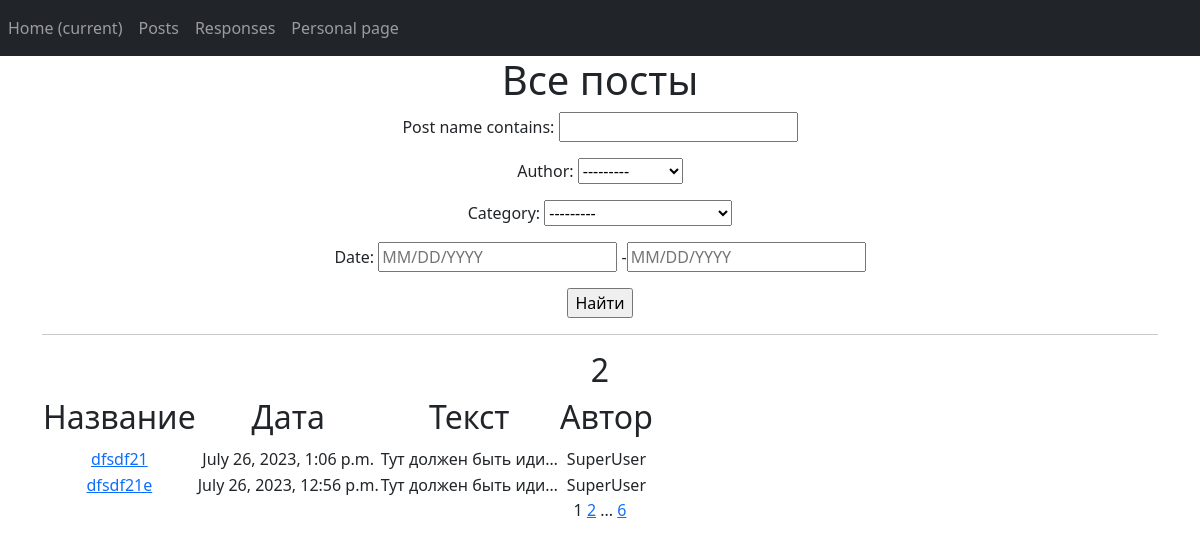
/posts/, run on the app's committed database.
### board/models.py (models this page shows, shortened)
class Post(models.Model):
    author = models.ForeignKey(Author, on_delete=models.CASCADE)
    time_in = models.DateTimeField(auto_now_add=True)
    post_name = models.CharField(max_length=100)
    post_text = models.TextField(default="Тут должен быть идиотский контент, а будет абракадабра, для проверки задания: дурак ываываываф идиот ыафыаываывфа мудак ываф ываф ывп фывп фвап фвп выа фывп фыва выа ыфвп выа фыв афвыа ывф.")
    category = models.ManyToManyField(Category, through='PostCategory')
    file = models.FileField(upload_to='my_downloads', blank=True)

class Author(models.Model):
    user = models.OneToOneField(User, on_delete=models.CASCADE)
    name = models.CharField(max_length=20)
    def __str__(self):
        return f'{self.name}'

### board/views.py (the view)
# urls.py: path('posts/', PostList.as_view()),
class PostList(ListView):
    model = Post
    ordering = '-time_in'
    template_name = 'post_list.html'
    context_object_name = 'news_list'
    paginate_by = 2
    def get_queryset(self):
        queryset = super().get_queryset()
        self.filterset = PostFilter(self.request.GET, queryset)
        return self.filterset.qs
    def get_context_data(self, **kwargs):
        context = super().get_context_data(**kwargs)
        context['filterset'] = self.filterset
        return context

### board/models.py (called while the page is built)
    def __str__(self):
        return f'{self.cat_name}'

### templates/post_list.html (shortened to what this page needs)
{% extends 'flatpages/base.html' %}
{% block content %}
   <h1>Все посты</h1>
   <form action="" method="get">
       {{ filterset.form.as_p }}
       <input type="submit" value="Найти" />
   </form>
   <hr>
   {% if news_list %}
    <h2>{{news_list|length}}</h2>
       <table>
           <tr>
               <td><h2>Название</h2></td>
               <td><h2>Дата</h2></td>
               <td><h2>Текст</h2></td>
               <td><h2>Автор</h2></td>
           </tr>
           {% for news in news_list %}
           <tr>
               <td><a href="/posts/{{news.id}}">{{ news.post_name }}</a></td>
               <td>{{ news.time_in| date:'DATETIME_FORMAT' }}</td>
               <td>{{ news.post_text|truncatechars:20 }}</td>
               <td>{{ news.author.name }}</td>
           </tr>
           {% endfor %}
       </table>
   {% else %}
       <h2>Новостей нет!</h2>
   {% endif %}
   {{ page_obj.number }}
   {% if page_obj.has_next %}
       <a href="?page={{ page_obj.next_page_number }}">{{ page_obj.next_page_number }}</a>
       {% if paginator.num_pages != page_obj.next_page_number %}
           ...
           <a href="?page={{ page_obj.paginator.num_pages }}">{{ page_obj.paginator.num_pages }}</a>
       {% endif %}
   {% endif %}
{% endblock content %}

### data on the page
Post: post_name "dfsdf21", time_in "July 26, 2023, 1:06 p.m.", post_text "Тут должен быть иди…", author.name "SuperUser"
Post: post_name "dfsdf21e", time_in "July 26, 2023, 12:56 p.m.", post_text "Тут должен быть иди…", author.name "SuperUser"

### other printed values
{{ news_list|length }} "2"
{{ page_obj.number }} "1"
{{ page_obj.next_page_number }} "2"
{{ page_obj.paginator.num_pages }} "6"
